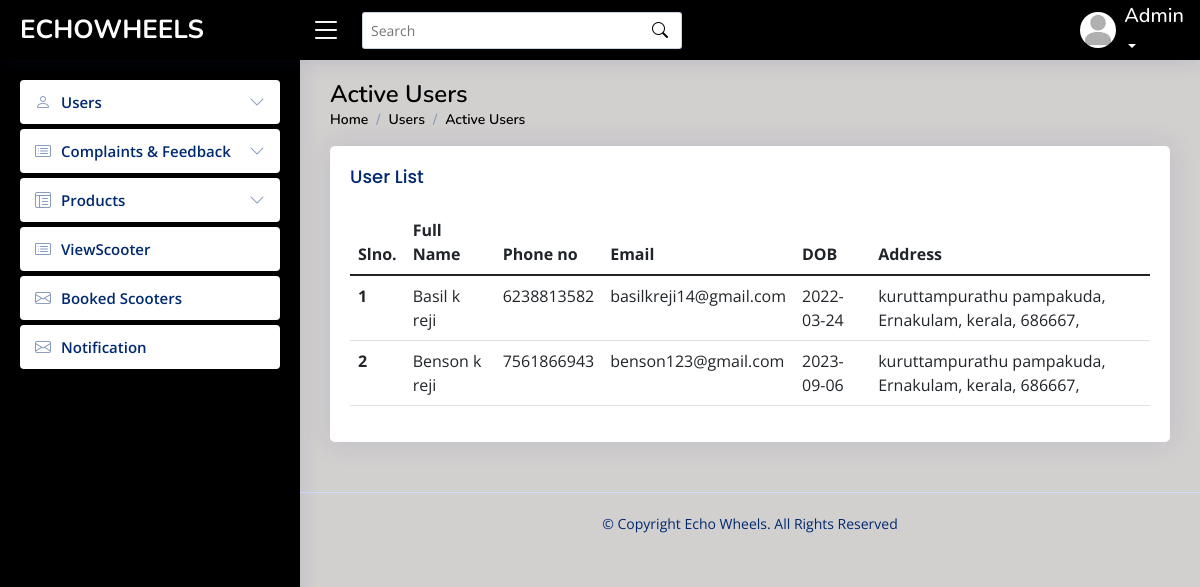
/admin/activeuser.php, run on an earlier commit of the app's database.
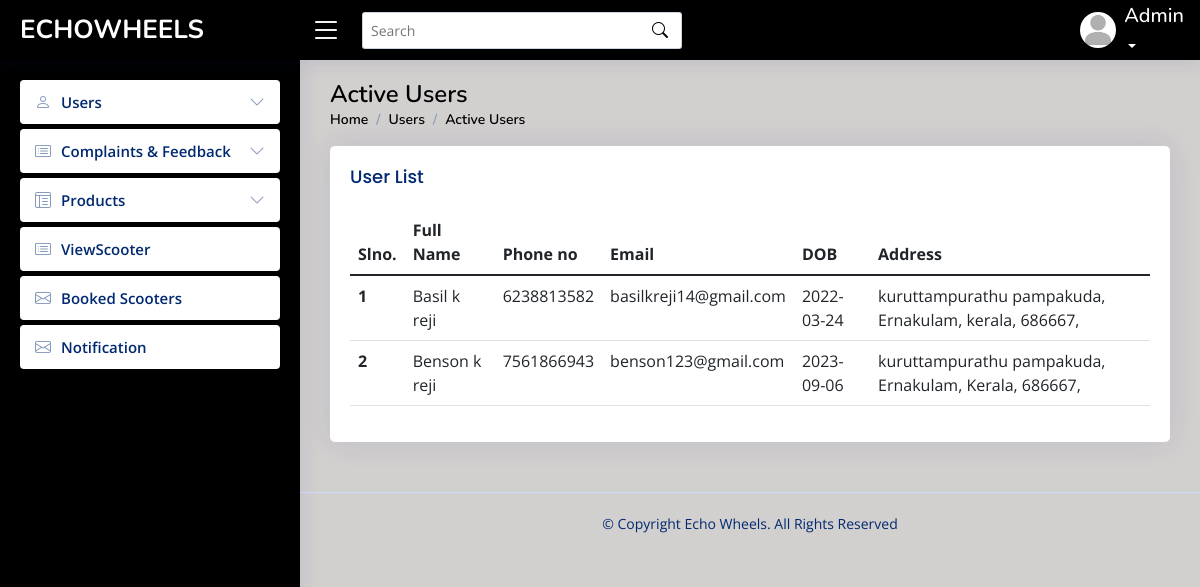
And on a later commit of the database.
### tables this page shows
CREATE TABLE `registration` (
  `first_name` varchar(30) NOT NULL,
  `last_name` varchar(30) NOT NULL,
  `contact` varchar(10) NOT NULL,
  `email_id` varchar(50) NOT NULL,
  `house_name` varchar(30) NOT NULL,
  `street_name` varchar(30) NOT NULL,
  `district_name` varchar(20) NOT NULL,
  `state_name` varchar(20) NOT NULL,
  `pincode` int(6) NOT NULL,
  `date_of_birth` date NOT NULL
);

### connect.php (called while the page is built, shortened)
<?php
$dbname="echowheels";
$conn=mysqli_connect("localhost","root","",$dbname);
function select_data($sql)
{
  global $conn;
  $res = mysqli_query($conn, $sql);
  if ($res)
    return $res;
  else
    return False;
}
?>

### admin/activeuser.php (the view, shortened to what this page needs)
<?php
include("header.php");
?>
<main id="main" class="main">
  <div class="pagetitle">
    <h1>Active Users</h1>
    <nav>
      <ol class="breadcrumb">
        <li class="breadcrumb-item"><a href="activeuser.php">Home</a></li>
        <li class="breadcrumb-item">Users</li>
        <li class="breadcrumb-item active">Active Users</li>
      </ol>
    </nav>
  </div>
  <section class="section dashboard">
    <div class="row">
      <section class="section">
        <div class="row">
          <div class="col-lg-12">
          <div class="card">
          <div class="card-body">
            <h5 class="card-title">
              User List
            </h5>
            <table class="table datatable">
              <thead>
                <tr>
                  <th scope="col">Slno.</th>
                  <th scope="col">Full Name</th>
                  <th scope="col">Phone no</th>
                  <th scope="col">Email</th>
                  <th scope="col">DOB</th>
                  <th scope="col">Address</th>
                </tr>
              </thead>
              <tbody>
                <?php
                $sql = "SELECT * FROM `registration` WHERE email_id IN (SELECT email_id FROM `login` WHERE user_type = 1)";
                $data = select_data($sql);
                $n = 1;
                while ($row = mysqli_fetch_assoc($data)) {
                  ?>
                  <tr>
                    <th scope='row'>
                      <?php echo $n++; ?>
                    </th>
                    <td>
                      <?php echo $row['first_name'] . " " . $row['last_name'] ?>
                    </td>
                    <td>
                      <?php echo $row['contact'] ?>
                    </td>
                    <td>
                      <?php echo $row['email_id'] ?>
                    </td>
                    <td>
                    <?php echo $row['date_of_birth'] ?>
                    </td>
                    <td>
                    <?php echo $row['house_name'] ?>
                      <?php echo $row['street_name'] ?>,
                      <?php echo $row['district_name'] ?>,
                      <?php echo $row['state_name'] ?>,
                      <?php echo $row['pincode'] ?>,
                    </td>
                  </tr>
                  <?php
                }
                ?>
              </tbody>
            </table>
          </div>
        </div>
    </div>
    </div>
  </section>
</main>

What changed in the data, as far as the page shows it:
changed registration "Benson": state_name "kerala" → "Kerala"
